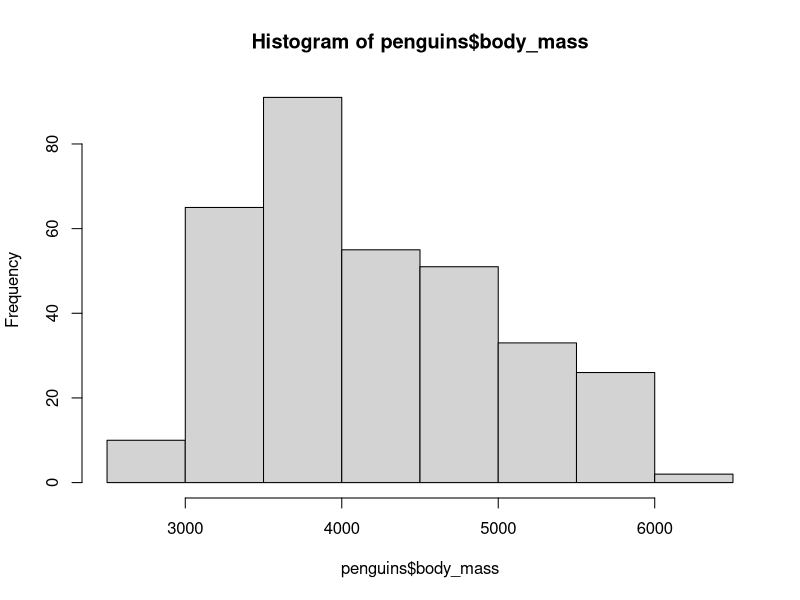
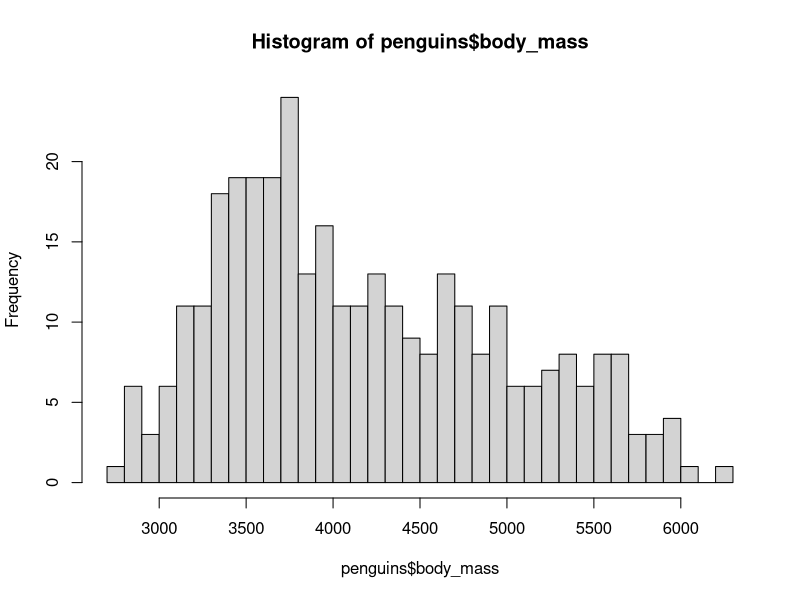
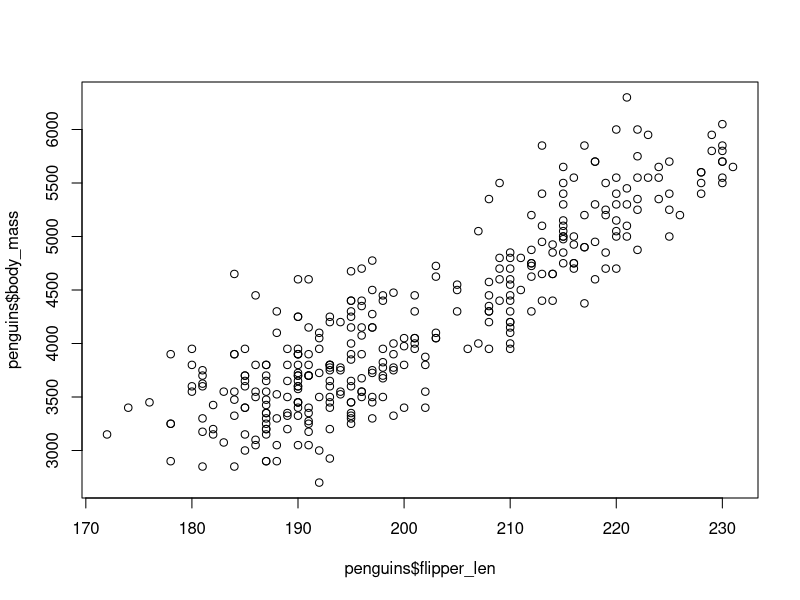
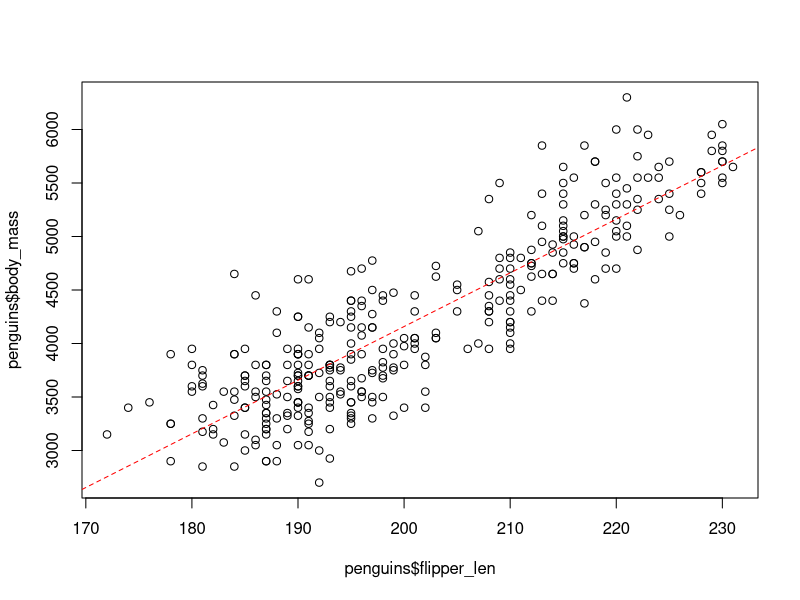
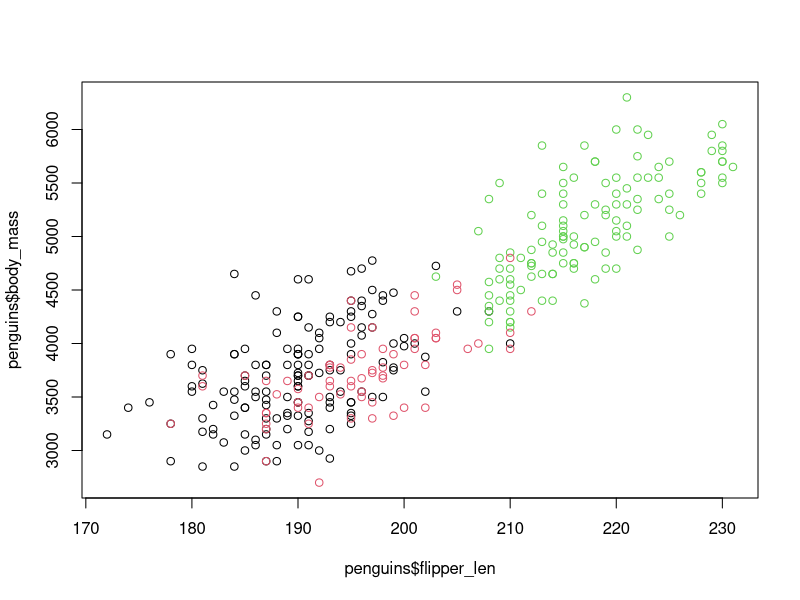
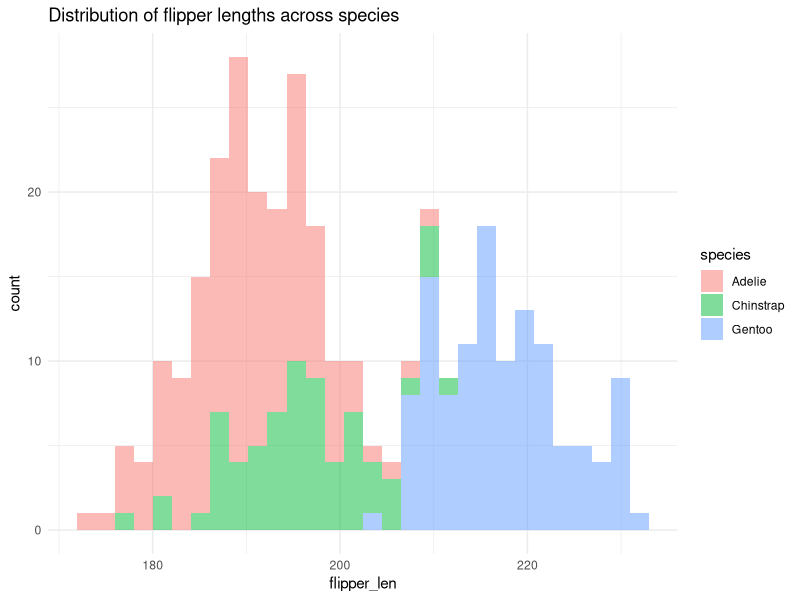
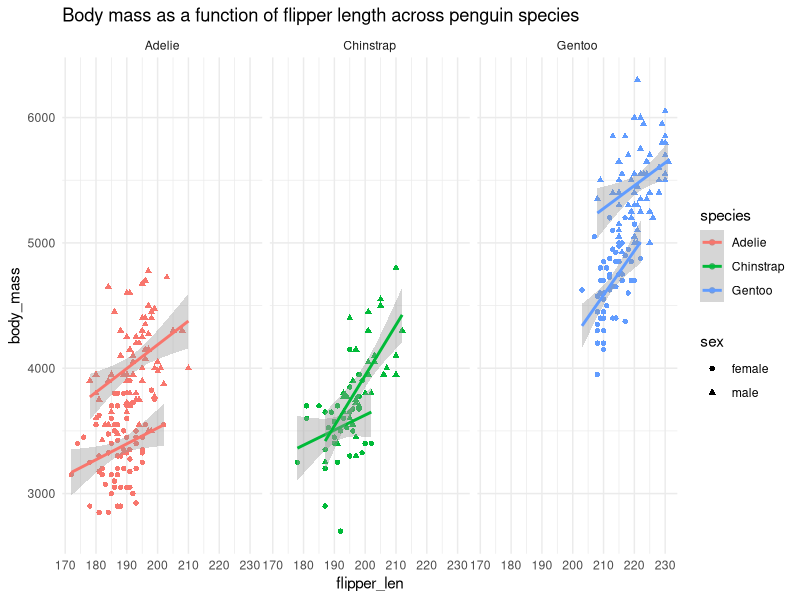
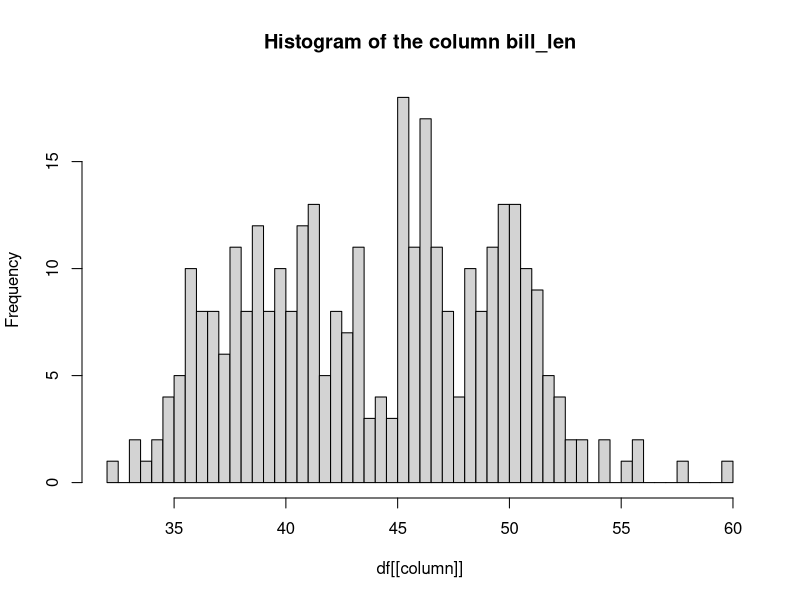

These figures' R source, in order: (Note: this script raises an error after producing the figures.)
## ---- chunk 1
#| collapse: true
#| results: hide
# here
# is
# some
123
# R
"code"
## ---- chunk 2
text_var <- "this is a bit of text"
## ---- chunk 3
text_var <- "this is a bit of text"
text_var <- 42
## ---- chunk 4
text_var1 <- "some new text value"
text_var2 <- text_var1
## ---- chunk 5
w1 <- 3.14
x1 <- 42
y1 <- "hello"
z1 <- TRUE
## ---- chunk 6
w1
x1
y1
z1
## ---- chunk 7
typeof(w1)
## ---- chunk 8
typeof(x1)
## ---- chunk 9
x1 <- 42L
typeof(x1)
## ---- chunk 10
typeof(y1)
## ---- chunk 11
typeof(z1)
## ---- chunk 12
w1
is.numeric(w1)
is.integer(w1)

x1
is.numeric(x1)
is.integer(x1)

y1
is.character(y1)

z1
is.logical(z1)
is.numeric(z1)
is.integer(z1)
## ---- chunk 13
w2 <- c(1.0, 2.72, 3.14)
x2 <- c(1, 13, 42)
y2 <- c("hello", "folks", "!")
z2 <- c(TRUE, FALSE)
## ---- chunk 14
typeof(w2)
typeof(x2)
typeof(y2)
typeof(z2)
## ---- chunk 15
is.vector(w2)
is.vector(x2)
is.vector(y2)
is.vector(z2)
## ---- chunk 16
is.vector(42)
## ---- chunk 17
1
## ---- chunk 18
c(1)
## ---- chunk 19
mixed_vector <- c(1, "42", "hello")
mixed_vector
## ---- chunk 20
typeof(mixed_vector)
## ---- chunk 21
v1 <- c(1, "42", "hello")
v1
typeof(v1)
## ---- chunk 22
v2 <- c(1, 42.13, 123)
v2
typeof(v2)
## ---- chunk 23
v3 <- c(1, 42, TRUE, FALSE)
v3
typeof(v3)
## ---- chunk 24
v4 <- c(1.12, 42.13, FALSE)
v4
typeof(v4)
## ---- chunk 25
v5 <- c(42.13, "hello")
v5
typeof(v5)
## ---- chunk 26
v6 <- c(TRUE, "hello")
v6
typeof(v6)
## ---- chunk 27
# 1
7:23

# 2
seq(from = 7, to = 23)

# 3
seq(from = 20, to = 1)

# 4
seq(1, 20, by = 2)
## ---- chunk 28
v <- c(1, "42", "hello", 3.1416)
## ---- chunk 29
seq_along(v)
## ---- chunk 30
w3 <- list(1.0, "2.72", 3.14)
x3 <- list(1, 13, 42, "billion")
y3 <- list("hello", "folks", "!", 123, "wow a number follows again", 42)
z3 <- list(TRUE, FALSE, 13, "string")
## ---- chunk 31
y3
## ---- chunk 32
typeof(y3)
## ---- chunk 33
typeof(c(1, 10, 135))
## ---- chunk 34
typeof(c(TRUE, FALSE, FALSE, TRUE))
## ---- chunk 35
str(y3)
## ---- chunk 36
typeof(w3)
## ---- chunk 37
w3
## ---- chunk 38
is.vector(w3)
## ---- chunk 39
is.list(w3)
## ---- chunk 40
w2
## ---- chunk 41
is.list(w2)
## ---- chunk 42
weird_list <- list(
  1,
  "two",
  list(
    "three",
    4,
    list(5, "six", 7)
  )
)
## ---- chunk 43
weird_list
## ---- chunk 44
A <- c(TRUE, FALSE, TRUE)
B <- c(FALSE, FALSE, TRUE)
## ---- chunk 45
A & B
A | B
!A
!B
## ---- chunk 46
A
all(A)
any(A)
## ---- chunk 47
coverage <- c(15.09, 48.85, 36.5, 1.12, 16.65, 0.79, 16.9, 46.09, 12.76, 11.51)
origin <- c("mod", "mod", "mod", "anc", "mod", "anc", "mod", "mod", "mod", "mod")
## ---- chunk 48
is_high <- coverage > 5
is_high
## ---- chunk 49
is_modern <- origin == "modern"
is_modern
## ---- chunk 50
is_high == is_modern
## ---- chunk 51
all(is_high == is_modern)
## ---- chunk 52
all(coverage > 5 & origin == "modern")
## ---- chunk 53
v <- c("hi", "folks", "what's", "up", "folks")
## ---- chunk 54
v[5]
## ---- chunk 55
v[c(1, 5)]
## ---- chunk 56
v[10]
## ---- chunk 57
v
## ---- chunk 58
index <- c(TRUE, FALSE, TRUE, TRUE, FALSE)
## ---- chunk 59
v[index]
## ---- chunk 60
# v is our vector of values
v

# this is how we get the indexing vector to get only positions matching
# some condition
index <- v == "up"
## ---- chunk 61
index
## ---- chunk 62
index <- v == "folks"
index
## ---- chunk 63
v[index]
## ---- chunk 64
index
## ---- chunk 65
sum(index)
## ---- chunk 66
v <- c("hi", "folks", "what's", "up", "folks", "I", "hope", "you",
       "aren't", "(too)", "bored")
## ---- chunk 67
v %in% c("folks", "up", "bored")
## ---- chunk 68
values <- c("hope", "(too)", "blah blah")
## ---- chunk 69
values %in% v
## ---- chunk 70
l <- list("hello", "folks", "!", 123, "wow a number follows again", 42)
l
## ---- chunk 71
l[c(2, 4)]
## ---- chunk 72
xyz <- list("hello", "folks", "!", NA, "wow another NAs are coming", NA, NA, "42")

xyz
## ---- chunk 73
is.na(xyz)
## ---- chunk 74
!is.na(xyz)
## ---- chunk 75
xyz[!is.na(xyz)]
## ---- chunk 76
l[4]

typeof(l[4])
## ---- chunk 77
l[[4]]

typeof(l[[4]])
## ---- chunk 78
weird_list <- list(
  1,
  "two",
  list(
    "three",
    4,
    list(
      5, "six",
      list("seven", 8)
    )
  )
)
## ---- chunk 79
weird_list[[1]]
## ---- chunk 80
weird_list[1]

typeof(weird_list[1])
## ---- chunk 81
weird_list[[3]]
## ---- chunk 82
weird_list[[3]][[2]]
## ---- chunk 83
weird_list[[3]]
## ---- chunk 84
weird_list[[3]][[3]]
## ---- chunk 85
weird_list[[3]][[3]][[3]]
## ---- chunk 86
weird_list[[3]][[3]][[3]][[2]]
## ---- chunk 87
v <- c(1, 2, 3, 4, 5)
v

l <- list(1, 2, 3, 4, 5)
l
## ---- chunk 88
# extract the first, third, and fifth element
v[c(1, 3, 5)]
l[c(1, 3)]
## ---- chunk 89
v <- c(first = 1, second = 2, third = 3, fourth = 4, fifth = 5)
v

l <- list(first = 1, second = 2, third = 3, fourth = 4, fifth = 5)
l
## ---- chunk 90
l[["third"]]

l[c("second", "fifth")]
## ---- chunk 91
weird_list <- list(
  1,
  "two",
  nested1 = list(
    "three",
    4,
    nested2 = list(
      5, "six",
      nested3 = list("seven", 8)
    )
  )
)
## ---- chunk 92
weird_list[[3]][[3]][[3]][[2]]
## ---- chunk 93
weird_list[["nested1"]][["nested2"]][["nested3"]][[2]]
## ---- chunk 94
v <- c("hi", "folks", "what's", "up", "folks")
## ---- chunk 95
v[-1]
## ---- chunk 96
v[-(1:5)]
## ---- chunk 97
v[-length(v)]
## ---- chunk 98
# this gives us the index of the first and last element
c(1, length(v))

# then we can prefix this with the minus sign to remove them
v[-c(1, length(v))]
## ---- chunk 99
df <- data.frame(
  v = c("one", "two", "three", "four", "five"),
  w = c(1.0, 2.72, 3.14, 1000.1, 1e6),
  x = c(1, 13, 42, NA, NA),
  y = c("folks", "hello", "from", "data frame", "!"),
  z = c(TRUE, FALSE, FALSE, TRUE, TRUE)
)

df
## ---- chunk 100
is.list(df)
## ---- chunk 101
df
## ---- chunk 102
unclass(df)
## ---- chunk 103
df$z
## ---- chunk 104
df["z"]
## ---- chunk 105
df[["w"]]
## ---- chunk 106
df_list <- as.list(df)
df_list
## ---- chunk 107
df_list$v
df_list["v"]
df_list[["v"]]
## ---- chunk 108
df
## ---- chunk 109
df[1:3]
## ---- chunk 110
df[1:3, ]
## ---- chunk 111
df[c(1, 4), c("x", "z")]
## ---- chunk 112
row_indices <- 1:3

df[row_indices, ]
## ---- chunk 113
row_indices <- c(1, 4)
col_indices <- c("x", "z")

df[row_indices, col_indices]
## ---- chunk 114
# this is what the column (vector, really) contains
df$y
## ---- chunk 115
# this is how we can find out, which element(s) of the vector match
df$y == "hello"
## ---- chunk 116
# let's save the result to a new variable
row_indices <- df$y == "hello"
row_indices
## ---- chunk 117
df[row_indices, ]
## ---- chunk 118
df[row_indices, c("v", "y", "z")]
## ---- chunk 119
row_indices <- df$w < 1000
row_indices

df[row_indices, ]
## ---- chunk 120
df[df$w < 1000, ]
## ---- chunk 121
!is.na(df$x)
## ---- chunk 122
df[!is.na(df$x), ]
## ---- chunk 123
df["new_col"] <- paste(df$v, df$y)

# new column appears!
df
## ---- chunk 124
df$z
## ---- chunk 125
# original vector/column:
df$z

# inverted values:
!df$z
## ---- chunk 126
df$z <- !df$z

# result after this modification
df
## ---- chunk 127
df
## ---- chunk 128
df$new_col <- NULL

# and the column is gone
df
## ---- chunk 129
weird_df <- data.frame(
  `v with spaces` = c("one", "two", "three", "four", "five"),
  w = c(1.0, 2.72, 3.14, 1000.1, 1e6),
  `y with % sign` = c("folks", "hello", "from", "data frame", "!")
)
names(weird_df) <- c("v with spaces", "w", "y with % sign")
## ---- chunk 130
weird_df
## ---- chunk 131
weird_df["v with spaces"]

weird_df[["y with % sign"]]
## ---- chunk 132
weird_df$`y with % sign`
## ---- chunk 133
df1 <- data.frame(
  w = c(1.0, 2.72, 3.14),
  x = c(1, 13, 42),
  y = c("hello", "folks", "!"),
  z = c(TRUE, FALSE, FALSE)
)

df1
## ---- chunk 134
str(df1)
## ---- chunk 135
df2 <- data.frame(
  w = c(1.0, 2.72, 3.14),
  x = c(1, "13", 42.13),
  y = c("hello", "folks", "!"),
  z = c(TRUE, FALSE, FALSE)
)

df2
## ---- chunk 136
str(df2)
## ---- chunk 137
str(df2)
## ---- chunk 138
df2$x <- as.numeric(df2$x)
## ---- chunk 139
str(df2)
## ---- chunk 140
df$abc <- as.integer(df$z)
## ---- chunk 141
df
## ---- chunk 142
head(penguins)
## ---- chunk 143
#| echo: false
penguins <- penguins[!is.na(penguins$sex), ]
## ---- chunk 144
hist(penguins$body_mass)
## ---- chunk 145
hist(penguins$body_mass, breaks = 50)
## ---- chunk 146
plot(penguins$flipper_len, penguins$body_mass)
## ---- chunk 147
plot(penguins$flipper_len, penguins$body_mass)

lm_fit <- lm(body_mass ~ flipper_len, data = penguins)
abline(lm_fit, col = "red", lty = 2)
## ---- chunk 148
plot(penguins$flipper_len, penguins$body_mass, col = penguins$species)
## ---- chunk 149
library(ggplot2)
library(dplyr)
## ---- chunk 150
ggplot(penguins) +
  geom_histogram(aes(flipper_len, fill = species), alpha = 0.5) +
  theme_minimal() +
  ggtitle("Distribution of flipper lengths across species")
## ---- chunk 151
ggplot(penguins, aes(flipper_len, body_mass, shape = sex, color = species)) +
  geom_point() +
  geom_smooth(method = "lm") +
  facet_wrap(~ species) +
  theme_minimal() +
  ggtitle("Body mass as a function of flipper length across penguin species")
## ---- chunk 152
list.files(path = "~/Documents")
## ---- chunk 153
list.files(path = "~/Documents", full.names = TRUE)
## ---- chunk 154
vec <- c(0.32, 0.78, 0.68, 0.28, 1.96, 0.21, 0.07, 1.01, 0.06, 0.74,
         0.37, 0.6, 0.08, 1.81, 0.65, 1.23, 1.28, 0.11, 1.74,  1.68)
## ---- chunk 155
#| collapse: true
min(vec)

# first quartile (a value which is higher than the bottom 25% of the data)
quantile(vec, probs = 0.25)

median(vec)

mean(vec)

# third quartile (a value which is higher than the bottom 75% of the data)
quantile(vec, probs = 0.75)

max(vec)
## ---- chunk 156
my_summary <- function(values) {
  a <- min(vec)
  b <- quantile(vec, probs = 0.25)
  c <- median(vec)
  d <- mean(vec)
  e <- quantile(vec, probs = 0.75)
  f <- max(vec)
  
  result <- list(min = a, quartile_1 = b, median = c, mean = d, quartile_3 = e, max = f)
  
  return(result)
}
## ---- chunk 157
my_summary <- function(values) {
  result <- list(
    min = min(vec),
    quartile_1 = quantile(vec, probs = 0.25),
    median = median(vec),
    mean = mean(vec),
    quartile_3 = quantile(vec, probs = 0.75),
    max = max(vec)
  )
  
  return(result)
}
## ---- chunk 158
my_summary(vec)
## ---- chunk 159
vec1 <- runif(10)
vec2 <- runif(10)
vec3 <- runif(10)
## ---- chunk 160
my_summary(vec1)
my_summary(vec2)
my_summary(vec3)
## ---- chunk 161
summary(vec1)
summary(vec2)
summary(vec3)
## ---- chunk 162
penguin_hist <- function(df, column, breaks) {
  # ... put your hist() code here
}
## ---- chunk 163
penguin_hist <- function(df, column, breaks) {
  title <- paste("Histogram of the column", column)
  hist(df[[column]], breaks = breaks, main = title)
}
## ---- chunk 164
penguin_hist(penguins, "bill_len", breaks = 50)
## ---- chunk 165
penguin_hist(penguins, "bill_dep", breaks = 50)
## ---- chunk 166
penguin_hist(penguins, "flipper_len", breaks = 50)
## ---- chunk 167
penguin_hist(penguins, "body_mass", breaks = 50)
## ---- chunk 168
penguin_hist <- function(df, column, breaks) {
  if (breaks < 1) {
    stop("Incorrect breaks argument given!", call. = FALSE) # call. = FALSE makes errors less verbose
  }

  title <- paste("Histogram of the column", column)
  hist(df[[column]], breaks = breaks, main = title)
}
## ---- chunk 169
#| error: true
penguin_hist(df, "bill_len", breaks = -123)
## ---- chunk 170
input_list <- list("hello", "this", 123, "is", "a mixed", 42, "list")

result_list <- lapply(input_list, is.numeric)

result_list
## ---- chunk 171
input_vector <- c(23, 11, 8, 36, 47, 6, 66, 94, 20, 2)

is_even <- function(x) {
  x %% 2 == 0 # this answers the question "does x divided by 2 give 0?")
}
## ---- chunk 172
is_even(2)
is_even(7)
is_even(10)
is_even(11)
## ---- chunk 173
result <- sapply(input_vector, is_even)
result
## ---- chunk 174
even_numbers <- sapply(input_vector, is_even)
even_numbers
## ---- chunk 175
odd_numbers <- !even_numbers
odd_numbers
## ---- chunk 176
input_vector[odd_numbers]
## ---- chunk 177
input_vector %% 2 != 0
## ---- chunk 178
input_vector[input_vector %% 2 != 0]
## ---- chunk 179
# "input" vector of x values
xs <- c(1, 2, 3, 4, 5, 6, 7, 8, 9, 10)

# take each x out of all given xs in sequence...
for (x in xs) {
  # ... and print it out on a new line
  cat("The square of", x, "is", x^2, "\n")
}
## ---- chunk 180
#| collapse: true
# create an empty PDF file
pdf("penguins_hist.pdf")

# let's define our variables of interest (columns of a data frame)
variables <- c("bill_len", "bill_dep", "flipper_len", "body_mass")

# let's now "loop over" each of those variables
for (var in variables) {
  cat("Plotting variable", var, "...\n")
  # ... here is where you should put your call to `penguin_hist()` like
  #     you did above manually ...
}

dev.off() # this closes the PDF
## ---- chunk 181
#| collapse: true
pdf("penguins_hist.pdf")

variables <- c("bill_len", "bill_dep", "flipper_len", "body_mass")
for (var in variables) {
  penguin_hist(penguins, var, 100)  
}

dev.off()
## ---- chunk 182
#| echo: false
unlink("penguins_hist.pdf")
